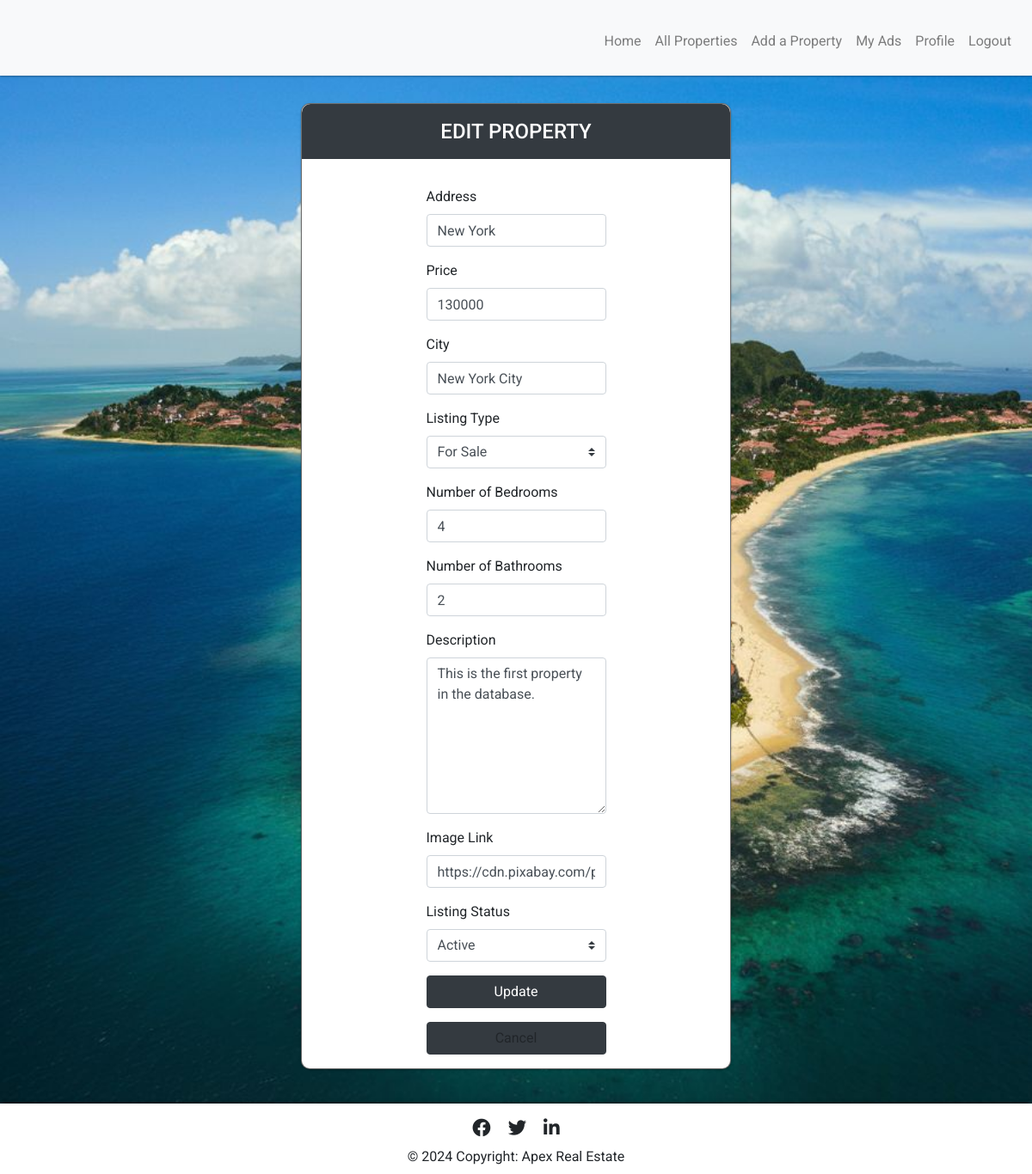
The page /agents/edit_property/1 (signed in) on the database as committed earlier.
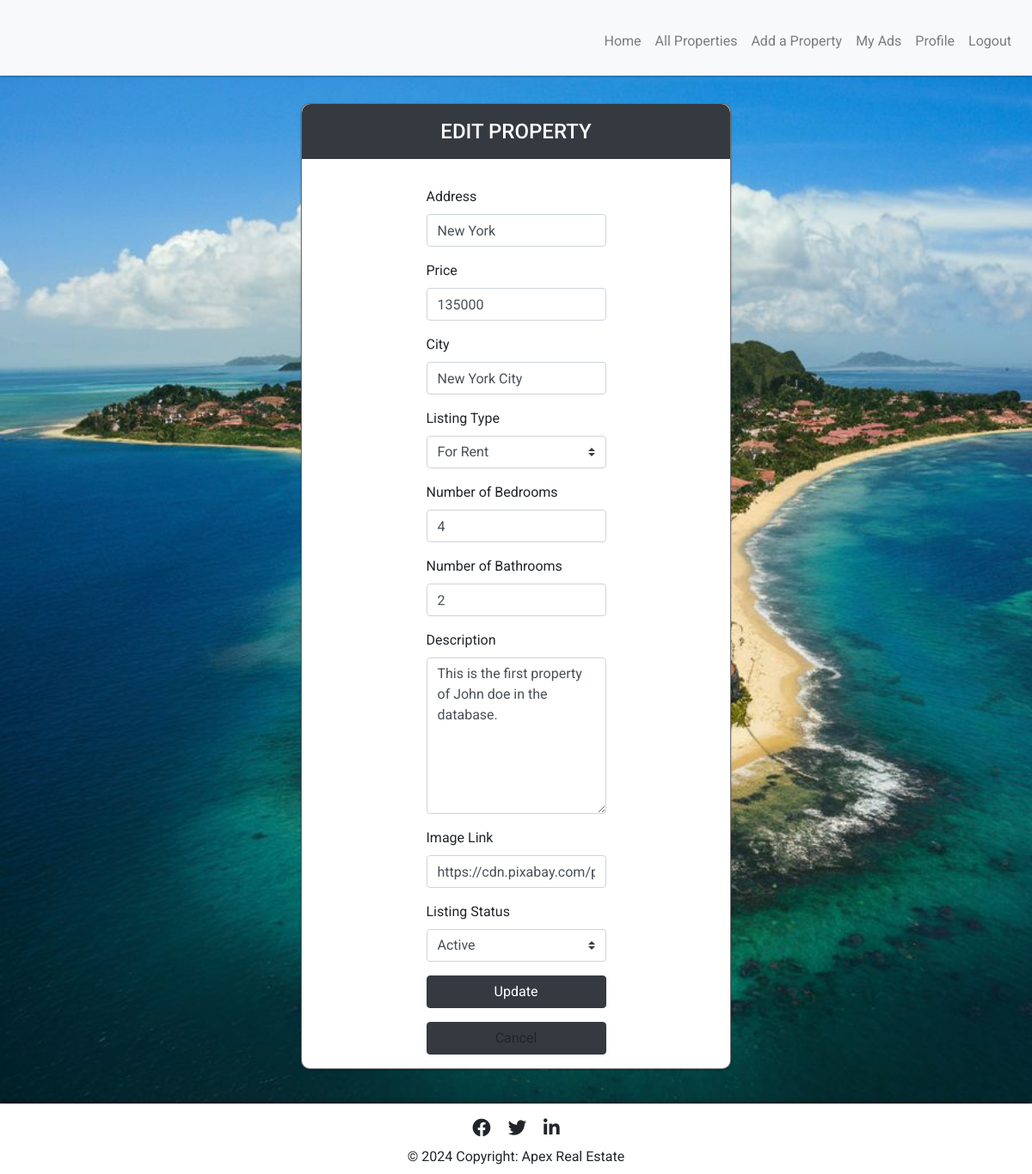
The same page on the database as committed later.
### apex/models.py (models this page shows, shortened)
class Property(db.Model):
  id = db.Column(db.Integer, primary_key=True)
  address = db.Column(db.String(255), nullable=False)
  city = db.Column(db.String(100), nullable=False)
  property_size = db.Column(db.Integer, nullable=False)
  num_bedrooms = db.Column(db.Integer, nullable=False)
  num_bathrooms = db.Column(db.Integer, nullable=False)
  num_carspaces = db.Column(db.Integer, nullable=False)
  description = db.Column(db.Text, nullable=True)
  image_link = db.Column(db.String(255), nullable=True)
  price = db.Column(db.Integer, nullable=False)  # New attribute for property price
  created_date = db.Column(db.DateTime, nullable=False, default=datetime.utcnow)  # New attribute for property creation date
  listing_status = db.Column(db.String(50), nullable=False)  # New attribute for property listing status
  listing_type = db.Column(db.String(50), nullable=False)  # New attribute for property listing type
  agent_id = db.Column(db.Integer, db.ForeignKey('agent.id'), nullable=False)
  agent = db.relationship('Agent', backref='properties')

### apex/agents/routes.py (the view)
@agents.route("/agents/edit_property/<property_id>", methods=["GET", "POST"])
def edit_property(property_id):
  property_to_edit = Property.query.get(property_id)
  if property_to_edit:
      if current_user == property_to_edit.agent:
          if request.method == "POST":
              property_to_edit.address = request.form['address']
              property_to_edit.price = request.form['price']
              property_to_edit.num_bedrooms = request.form['num_bedrooms']
              property_to_edit.num_bathrooms = request.form['num_bathrooms']
              property_to_edit.city = request.form['city']
              property_to_edit.listing_type = request.form['listing_type']
              property_to_edit.description = request.form['description']
              property_to_edit.listing_status = request.form['listing_status']
              if 'image_link' in request.form:
                  property_to_edit.image_link = request.form['image_link']
              db.session.commit()
              flash('Property updated successfully!', 'success')
              return redirect(url_for('agents.property_details', property_id=property_id))
          else:
              return render_template('edit_property.html', property_details=property_to_edit)
      else:
          flash('You are not authorized to edit this property.', 'danger')
          return redirect(url_for('agents.property_details', property_id=property_id))
  else:
      flash('Property not found.', 'danger')
      return redirect(url_for('agents.home_agent'))

### apex/models.py (called while the page is built)
@login_manager.user_loader
def load_agent(agent_id):
    return Agent.query.get(int(agent_id))

### apex/templates/edit_property.html (shortened to what this page needs)
{% extends "base_agent.html" %}
{% block content %}
<div class="container-fluid col-11 col-md-8 col-lg-6 col-xl-5 mb-4 add-property-container">
    <div class="row add-title mb-3">
        <h4>EDIT PROPERTY</h4>
    </div>
    <div class="row mx-auto px-2 mt-3 form-property">
        <form action="{{ url_for('agents.edit_property', property_id=property_details.id) }}" method="POST">
            <div class="form-group">
                <label for="address">Address</label>
                <input type="text" class="form-control" id="address" name="address" value="{{ property_details.address }}" placeholder="Address" required>
            </div>
            <div class="form-group">
                <label for="price">Price</label>
                <input type="number" class="form-control" id="price" name="price" value="{{ property_details.price }}" placeholder="Price" required>
            </div>
            <div class="form-group">
                <label for="city">City</label>
                <input type="text" class="form-control" id="city" name="city" value="{{ property_details.city }}" placeholder="City" required>
            </div>
            <div class="form-group">
                <label for="listing_type">Listing Type</label>
                <select class="custom-select" id="listing_type" name="listing_type">
                    <option value="sale" {% if property_details.listing_type == 'sale' %} selected {% endif %}>For Sale</option>
                    <option value="rent" {% if property_details.listing_type == 'rent' %} selected {% endif %}>For Rent</option>
                </select>
            </div>
            <div class="form-group">
                <label for="num_bedrooms">Number of Bedrooms</label>
                <input type="number" class="form-control" id="num_bedrooms" name="num_bedrooms" value="{{ property_details.num_bedrooms }}" placeholder="Number of Bedrooms" required>
            </div>
            <div class="form-group">
                <label for="num_bathrooms">Number of Bathrooms</label>
                <input type="number" class="form-control" id="num_bathrooms" name="num_bathrooms" value="{{ property_details.num_bathrooms }}" placeholder="Number of Bathrooms" required>
            </div>
            <div class="form-group">
                <label for="description">Description</label>
                <textarea class="form-control" rows="7" id="description" name="description" placeholder="Description">{{ property_details.description }}</textarea>
            </div>
            <div class="form-group">
                <label for="image_link">Image Link</label>
                <input type="text" class="form-control" id="image_link" name="image_link" value="{{ property_details.image_link }}" placeholder="https://">
            </div>
            <div class="form-group">
                <label for="listing_status">Listing Status</label>
                <select class="custom-select" id="listing_status" name="listing_status">
                    <option value="active" {% if property_details.listing_status == 'active' %} selected {% endif %}>Active</option>
                </select>
            </div>
            <button type="submit" class="btn btn-dark btn-block mb-3">Update</button>
            <a class="btn btn-dark btn-block mb-3" href="{{ url_for('agents.property_details', property_id=property_details.id) }}">Cancel</a>
        </form>
    </div>
</div>
{% endblock %}

Rows that differ between the two databases and show on the page:
changed Property "New York": price "130000" → "135000"; listing_type "For Sale" → "For Rent"; description "This is the first property in the database." → "This is the first property of John doe in the database."
